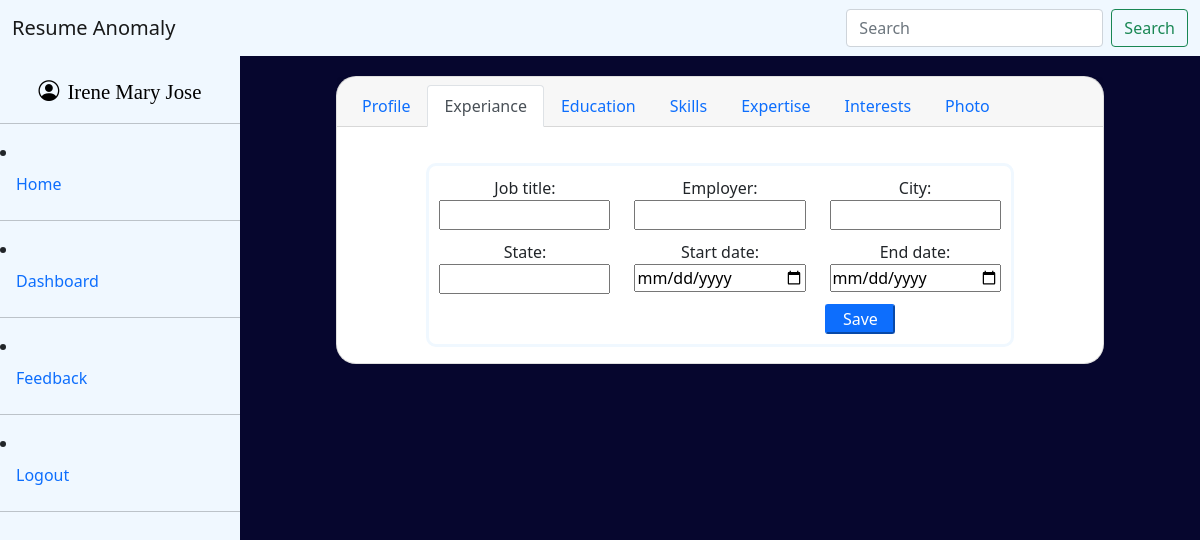
The page /experiance/ (signed in) on the database as committed earlier.
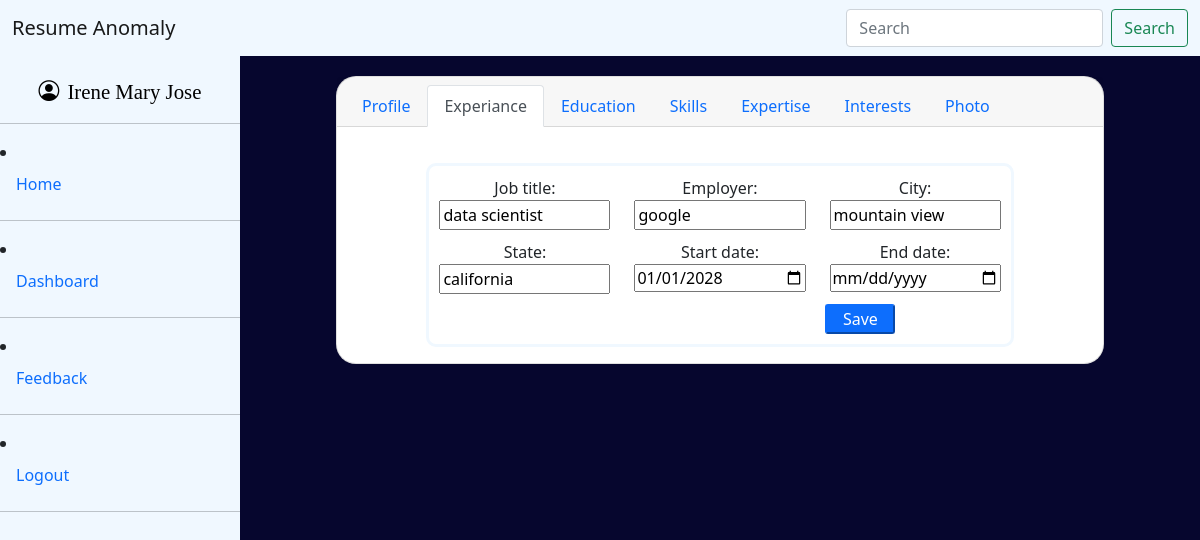
The same page on the database as committed later.
### main/models.py (models this page shows)
class experiance(models.Model):
    user = models.ForeignKey(User, on_delete=models.CASCADE)
    job_title=models.CharField(max_length=50)
    employer=models.CharField(max_length=50)
    city=models.CharField(max_length=100)
    state=models.CharField(max_length=50)
    start_date=models.DateField(null=True,blank=True)
    end_date=models.DateField(null=True,blank=True)
    class Meta:
        db_table = "experience"

### main/views.py (the view)
# urls.py: path('experiance/',experiancefn,name='experiance'),
@login_required(login_url='/login')
def experiancefn(request):
    chosen=request.session.get('t_name')
    exp,_=experiance.objects.get_or_create(user=request.user)
    if request.method=='POST':
        form=ExperianceForm(request.POST,instance=exp)
        if form.is_valid():
            form.save()
    else:
        form=ExperianceForm(instance=exp)
    return render(request,'experiance.html',{'form':form,'t_name':chosen})

### main/forms.py
class ExperianceForm(forms.ModelForm):
    class Meta:
        model=experiance
        exclude=['user']
        db_table = "experience"
        widgets ={
            'start_date': forms.DateInput(attrs={'type': 'date'}),
            'end_date':forms.DateInput(attrs={'type':'date'})
        }

### main/templates/experiance.html (shortened to what this page needs)
{% extends 'resume_base.html'%}
{% load static %}
{% block style%}
  <link rel="stylesheet" href="{% static 'css/resume_base.css' %}">
  <link rel="stylesheet" href="{% static 'css/addresume.css'%}">
{% endblock %}
{% block resume_content %}
<div>
    <div class="z">
    <form  class="l" method="post" action="/experiance/" enctype="multipart/form-data">
        <div class="row">
            {% for field in form%}
                {% if field.name == 'address' or field.name == 'profession'%}
                    <div class="col-md-6 p ">
                {% else %}
                    <div class="col-md-4 p">
                {% endif %}
                        {{ field.label_tag }}
                        {{field}}
                    </div>
            {% endfor%}
        </div>
        <input type="submit" name="" id="" class="bttn btn-primary c" value=" Save">
    </form>
</div>
</div>
{%endblock%}

Rows that differ between the two databases and show on the page:
changed experiance: job_title (not shown) → "data scientist"; employer (not shown) → "google"; city (not shown) → "mountain view"; state (not shown) → "california"; start_date (not shown) → "01/01/2028"
